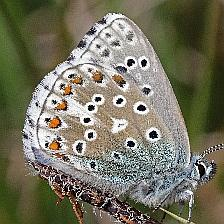
#> input picture images/ADONIS_1_compressao.jpg, 224 x 224 px; its folder holds 4 pictures in this run
$ python -i dct.py   (imports and definitions only)
#> lines starting #> are read from the running program, lines starting #| are printed output that depends on the picture
import cv2 as cv
import numpy as np
import os
import matplotlib.pyplot as plt
from PIL import Image, ImageFilter
import random
import imagehash
import matplotlib.cm as cm

"""
Implementação baseada no artigo:
- Perceptual Hashing using Convolutional Neural
Networks for Large Scale Reverse Image Search
Mathieu Gaillard

- https://www.phash.org/docs/pubs/thesis_zauner.pdf

- https://www.geeksforgeeks.org/discrete-cosine-transform-algorithm-program/
"""

image_folder = 'images'
# [21 lines left out: function DCT_image, not called in this run]

def DCT_Perceptual_Hashing_Implementado(img_path, img_name, resize_size=64, dct_block_size=(8,8)):
#> called with img_path = 'images/ADONIS_1_compressao.jpg', img_name = 'ADONIS_1_compressao.jpg', resize_size = 64, dct_block_size = (16, 16)
        image = Image.open(img_path)
#> image is the input picture: PIL image 224x224 RGB; mean R, G, B 117.4, 115.3, 96.1

        # o resultado é convertido para preto e branco
        img_preto_branco = image.convert('L').resize((resize_size, resize_size), Image.Resampling.LANCZOS)
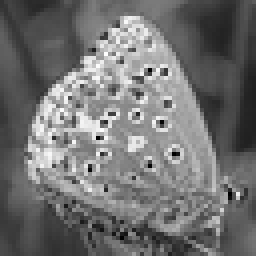
#> img_preto_branco: PIL image 64x64 L (shown 4 times larger); min 0, max 255, mean 113.7
        # depois é borrado com boxblur para eliminar ruido
        img_com_blur = img_preto_branco.filter(ImageFilter.BoxBlur(radius= 7))
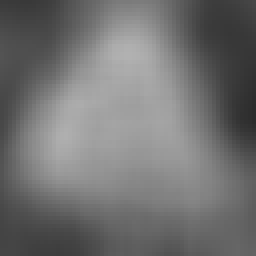
#> img_com_blur: PIL image 64x64 L (shown 4 times larger); min 44, max 177, mean 113.5
        # transformando para array
        img_array = np.asarray(img_com_blur, dtype = np.float32)
        # utilizando a DCT do OpenCV
        img_dct = cv.dct(img_array)
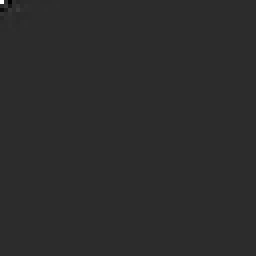
#> img_dct: shape (64, 64) float32 (shown 4 times larger); min -1537.8, max 7265.4, mean 1.1; drawn with min black and max white

        # [7 lines of commented-out code are left out]
        img_dct = img_dct[0:dct_block_size[0], 0:dct_block_size[0]]

        # calculando a mediana
        mediana = np.median(img_dct)
#> mediana = -0.233

        hash_binario = 0

        img_dct = img_dct.flatten()
#> img_dct = 256 values, max 7265.4 at index 0, min -1537.8 at index 2, mean 18.26
        for i in range(img_dct.shape[0]):
            hash_binario <<= 1
            if img_dct[i].flatten()[0] > mediana:
                hash_binario |= 0x1
#> after the loop, hash_binario = 94205385446216544146189934756990764067085275036191534592949349291488660108062
        hash_binario &= 0xFFFFFFFFFFFFFFFF
#> hash_binario = 7693865525119234846
        # retornando o hash
        return hash_binario

# [8 lines left out: function DCT_Perceptual_Hashing_LibImageHash, not called in this run]

def DCT_Perceptual_Hashing(image_folder, resize_size=32, dct_block_size=(8,8)):
    hash_list = []
    for img_name in os.listdir(image_folder):
        img_path = os.path.join(image_folder, img_name)
        hash_binario = DCT_Perceptual_Hashing_Implementado(img_path, img_name, resize_size, dct_block_size)
#> hash_binario = 7693865525119234846
        hash_list.append(hash_binario)
#> pass 2 of the loop in DCT_Perceptual_Hashing, `for img_name in os.listdir(image_folder):`:
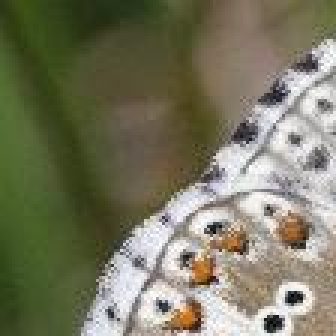
#> input picture images/ADONIS_1_crop.jpg, 112 x 112 px (shown 3 times larger)
#> in DCT_Perceptual_Hashing_Implementado, image is the input picture: PIL image 112x112 RGB; mean R, G, B 121.2, 120.3, 97
#> in DCT_Perceptual_Hashing_Implementado (call 2), `img_com_blur = img_preto_branco.filter(ImageFilter.BoxBlur(radius= 7))`:
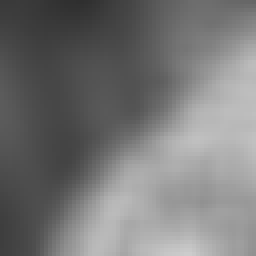
#> img_com_blur: PIL image 64x64 L (shown 4 times larger); min 47, max 204, mean 118.3
#> in DCT_Perceptual_Hashing_Implementado (call 2), `img_dct = cv.dct(img_array)`:
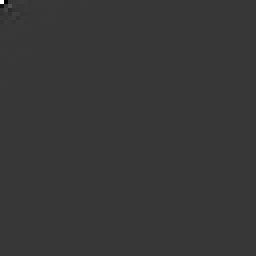
#> img_dct: shape (64, 64) float32 (shown 4 times larger); min -2118.3, max 7574, mean 1.1; drawn with min black and max white
#> mediana = 0.0143
#> in DCT_Perceptual_Hashing_Implementado (call 2), `img_dct = img_dct.flatten()`: img_dct = 256 values, max 7574 at index 0, min -2118.3 at index 1, mean 17.72
#> after the loop in DCT_Perceptual_Hashing_Implementado (call 2), `for i in range(img_dct.shape[0]):`: hash_binario = 64543721648357482776091629272163136708340919852749321776965216056660067851614
#> in DCT_Perceptual_Hashing_Implementado (call 2), `hash_binario &= 0xFFFFFFFFFFFFFFFF`: hash_binario = 1826857607875763550
#> pass 3 of the loop in DCT_Perceptual_Hashing, `for img_name in os.listdir(image_folder):`:
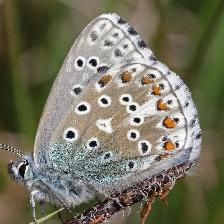
#> input picture images/ADONIS_1_flip.jpg, 224 x 224 px
#> in DCT_Perceptual_Hashing_Implementado, image is the input picture: PIL image 224x224 RGB; mean R, G, B 117.5, 115.2, 96
#> in DCT_Perceptual_Hashing_Implementado (call 3), `img_com_blur = img_preto_branco.filter(ImageFilter.BoxBlur(radius= 7))`:
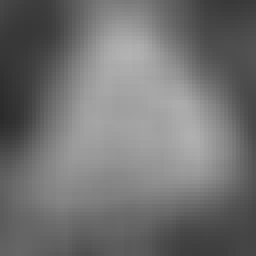
#> img_com_blur: PIL image 64x64 L (shown 4 times larger); min 43, max 178, mean 113.5
#> in DCT_Perceptual_Hashing_Implementado (call 3), `img_dct = cv.dct(img_array)`:
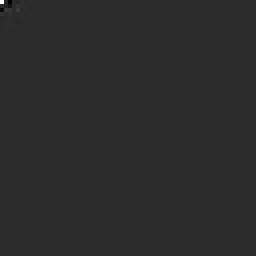
#> img_dct: shape (64, 64) float32 (shown 4 times larger); min -1536.2, max 7264.6, mean 1.2; drawn with min black and max white
#> mediana = 0.0745
#> in DCT_Perceptual_Hashing_Implementado (call 3), `img_dct = img_dct.flatten()`: img_dct = 256 values, max 7264.6 at index 0, min -1536.2 at index 2, mean 19.25
#> after the loop in DCT_Perceptual_Hashing_Implementado (call 3), `for i in range(img_dct.shape[0]):`: hash_binario = 60191279743316411825145182305040802748199328005719174045453722839034199172681
#> in DCT_Perceptual_Hashing_Implementado (call 3), `hash_binario &= 0xFFFFFFFFFFFFFFFF`: hash_binario = 4599103599061919305
#> the loop made 4 passes; the first 3 are shown

    return hash_list

"""
Hamming Distance

Valores entre 0 e 1, mais proximo de 0 significa que as imagens sao mais similares
"""
# [8 lines left out: function hamming_distance, not called in this run]


def hash_int_to_hex(hash_int):
    return hex(hash_int)


# [112 lines left out: functions experimento_efetividade_operacoes_imagens, main, plot_imagens_transformacoes, not called in this run]


def experimento_busca_imagem_similar():
    hash_list = DCT_Perceptual_Hashing(image_folder, resize_size=64, dct_block_size=(16,16))
#> (the run stopped early here; a loop or call above may not have finished)
